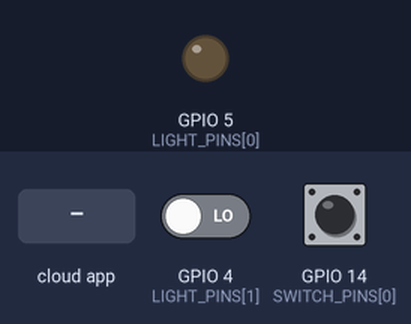
Bench run of a sketch on a simulated ESP8266 (NodeMCU). Shown: output pins drawn as LEDs (lit = HIGH). The inputs (shaded band) are chosen by the test bench; at power-on: GPIO 4 (LIGHT_PINS[1]) LOW, GPIO 14 (SWITCH_PINS[0]) HIGH. WiFi joins after 1.5 s; servers stay silent unless stated; random numbers use the default seed unless the sketch sets one; EEPROM starts erased; what the sketch prints to the serial monitor is not drawn.

Above: at 3.3 s.
3.4 s: GPIO 4 (LIGHT_PINS[1]) driven HIGH
At 3.7 s:
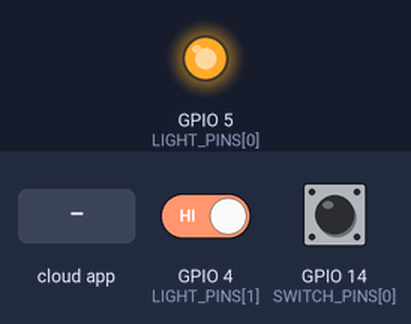
4.9 s: GPIO 14 (SWITCH_PINS[0]) pulled LOW for 1 s
7.4 s: the phone or cloud app sets Red.Light to 0
8.9 s: the phone or cloud app sets Red.Light to 1
Timing chart, 0 to 11.4 s (numbered marks = the images above; inputs shaded):
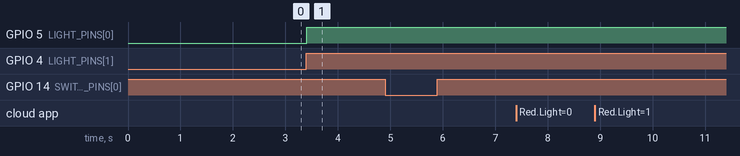

The sketch:

SmartHome.ino
```cpp
// (licence header left out)
#if !defined(ESP8266)
#error This code is designed to run on ESP8266 and ESP8266-based boards! Please check your Tools->Board setting.
#endif

#include <WiFiManager.h>  // https://github.com/tzapu/WiFiManager
#include <fauxmoESP.h>    // https://github.com/vintlabs/fauxmoESP
#include <ArduinoOTA.h>

/*************************************************************************************************************************************************
   Besides the libraries already included with the Arduino Core for ESP8266, these libraries are also required to use fauxmoESP:
    => ESPAsyncTCP: https://github.com/me-no-dev/ESPAsyncTCP

    IMPORTANT: For ESP8266, before upload sketch, set LwIP to "v1.4 Higher Bandwidth" in Tools > LwIP Variant > "v1.4 Higher Bandwidth".
**************************************************************************************************************************************************/

#include "NVMe.h"
#include "Dimmer.h"
#include "Settings.0.h"  // Choose Settings file

#define OTA_MD5_PASSWORD "8d2a859ad6c0f1027ec838626c71da70"  // Generate a new MD5 hash password on: http://www.md5.cz/

fauxmoESP fauxmo;
NVME nvme;
byte currentState, lastState;

void setup() {
  if (DEBUG_ENABLED) {
    Serial.begin(115200);
    delay(250);
  }

  SetPins();
  LoadCurrentState();
  SetupWiFi();
  SetupOTA();

  fauxmoSetup();
}

void loop() {
  // fauxmoESP uses an async TCP server but a sync UDP server
  // Therefore, we have to manually poll for UDP packets
  fauxmo.handle();
  ArduinoOTA.handle();

  // This is a sample code to output free heap every 5 seconds
  // This is a cheap way to detect memory leaks
  static unsigned long lastHeap = millis();
  if (millis() - lastHeap > 5000) {
    lastHeap = millis();
    ESP.getFreeHeap();
    if (!CheckWifiStatus()) {
      if (DEBUG_ENABLED) {
        Serial.println("[WiFi] Connection lost. Restarting...");
      }
      ESP.restart();
      delay(1000);
    }
  }

  // Read GPIO every 150ms but change lights every 2 reads (for debouncing)
  static unsigned long lastRead = millis();
  if (millis() - lastRead > 150) {
    lastRead = millis();
    ProcessChanges();
  }
}

/******************************************************/
/***************** Setup Functions ********************/
/******************************************************/

void LoadCurrentState() {
  lastState = currentState = nvme.GetState();
  for (int i = 0; i < NUM_DEVICES; i++) {
    bool currState = (currentState >> i) & 0x1;

    if (USE_DIMMER[i])
      Dimmer_SetState(i, currState);
    else
      digitalWrite(LIGHT_PINS[i], currState);
  }

  if (DEBUG_ENABLED) {
    Serial.println("\nCurrent lights state: ");
    for (int i = 0; i < NUM_DEVICES; i++)
      Serial.println((String)DEVICES[i] + ": " + ((currentState >> i) & 0x1));
  }
}

void SetPins() {
  bool setDimmer = false;

  for (int i = 0; i < NUM_DEVICES; i++) {
    pinMode(SWITCH_PINS[i], INPUT_PULLUP);

    if (!USE_DIMMER[i])
      pinMode(LIGHT_PINS[i], OUTPUT);
    else
      setDimmer = true;
  }

  if (setDimmer) {
    SetDimmer(NUM_DEVICES, USE_DIMMER, LIGHT_PINS, ZC_DIMMER_PIN);
    Dimmer_Initialize();
  }
}

void SetupWiFi() {
  WiFi.mode(WIFI_STA);  // explicitly set mode, esp defaults to STA+AP
  WiFiManager wifiManager;

  // Setting AP SSID and Password
  String AP_MAC = WiFi.macAddress();
  String AP_SSID = "LandoAP-" + AP_MAC.substring(9);
  char C_AP_SSID[20];
  AP_SSID.toCharArray(C_AP_SSID, sizeof(C_AP_SSID));
  char C_AP_PWD[] = "12345678";

  bool res;
  wifiManager.setConfigPortalTimeout(300);             // Set AP timeout to 300 seconds = 5 minutes
  res = wifiManager.autoConnect(C_AP_SSID, C_AP_PWD);  // password protected ap

  if (!res) {
    ESP.restart();
    delay(5000);
  }
}

void SetupOTA() {
  ArduinoOTA.setPasswordHash(OTA_MD5_PASSWORD);
  ArduinoOTA.begin();
}

void fauxmoSetup() {
  // By default, fauxmoESP creates it's own webserver on the defined port
  // The TCP port must be 80 for gen3 devices (default is 1901)
  // This has to be done before the call to enable()
  fauxmo.createServer(true);  // not needed, this is the default value
  fauxmo.setPort(80);         // This is required for gen3 devices

  // You have to call enable(true) once you have a WiFi connection
  // You can enable or disable the library at any moment
  // Disabling it will prevent the devices from being discovered and switched
  fauxmo.enable(true);

  // Add virtual devices
  for (int i = 0; i < NUM_DEVICES; i++)
    fauxmo.addDevice(DEVICES[i]);

  fauxmo.onSetState([](unsigned char device_id, const char* device_name, bool state, unsigned char value) {
    // Callback when a command from Alexa is received.
    // You can use device_id or device_name to choose the element to perform an action onto (relay, LED,...)
    // State is a boolean (ON/OFF) and value a number from 0 to 255 (if you say "set kitchen light to 50%" you will receive a 128 here).
    // Just remember not to delay too much here, this is a callback, exit as soon as possible.
    // If you have to do something more involved here set a flag and process it in your main loop.

    // Checking for device_id is simpler if you are certain about the order they are loaded and it does not change.
    // Otherwise comparing the device_name is safer.

    if (DEBUG_ENABLED)
      Serial.printf("[MAIN] Device #%d (%s) state: %s value: %d\n", device_id, device_name, state ? "ON" : "OFF", value);

    for (int i = 0; i < NUM_DEVICES; i++) {
      if (strcmp(device_name, DEVICES[i]) == 0) {
        if (state) {
          currentState |= 0x1 << i;
          if (USE_DIMMER[i])
            Dimmer_SetBrightness(i, value);
          else
            digitalWrite(LIGHT_PINS[i], HIGH);
        } else {
          currentState &= ~(0x1 << i);

          if (USE_DIMMER[i])
            Dimmer_TurnOff(i);
          else
            digitalWrite(LIGHT_PINS[i], LOW);
        }
      }
    }
  });

  // Update Alexa status to current status
  for (int i = 0; i < NUM_DEVICES; i++)
    fauxmo.setState(DEVICES[i], (currentState >> i) & 0x1, 254);
}

/******************************************************/
/***************** Loop Functions *********************/
/******************************************************/

bool CheckWifiStatus() {
  if (WiFi.isConnected()) {
    return true;
  }

  if (!WiFi.reconnect()) {
    return false;
  }

  auto res = WiFi.waitForConnectResult();

  // Return "true" in case the connection status is WL_CONNECTED
  return (res == WL_CONNECTED);
}

void ProcessChanges() {
  // Read GPIOs
  byte changes = ReadSwitchState();

  // Process changes
  if (changes != 0) {
    for (int i = 0; i < NUM_DEVICES; i++) {
      if ((changes >> i) & 0x1)
        currentState ^= 0x1 << i;
    }
  }

  // If there was any change, save it on EEPROM and update light status
  if (lastState != currentState) {
    nvme.SetState(currentState);

    if (changes != 0) {
      for (int i = 0; i < NUM_DEVICES; i++) {
        bool state = (currentState >> i) & 0x1;
        if (USE_DIMMER[i]) {
          Dimmer_SetState(i, state);
          fauxmo.setState(DEVICES[i], state, Dimmer_GetBrightness(i));
        } else {
          digitalWrite(LIGHT_PINS[i], state);
          fauxmo.setState(DEVICES[i], state, 254);
        }
      }
    }
    lastState = currentState;
  }
}

byte ReadSwitchState() {
  static byte lastRead = 0xFF;
  static byte beforeLast = lastRead;
  static byte lastChange = 0;

  // Read current switch positions
  byte currentRead = 0;
  for (int i = 0; i < NUM_DEVICES; i++) {
    if (digitalRead(SWITCH_PINS[i]))
      currentRead |= 0x1 << i;
    else
      currentRead &= ~(0x1 << i);
  }

  // Compare corrent read with last read to check if there is any change
  byte changes = 0;
  if (lastRead != 0xFF && lastRead != currentRead) {
    for (int i = 0; i < NUM_DEVICES; i++) {
      if (((currentRead >> i) & 0x1) != ((lastRead >> i) & 0x1))
        changes |= 0x1 << i;
    }
  }

  // Debouncing: Compare if current read is equal to last, but different to a previous one.
  // If different, it means that the switch remains on its position, so the switch changed
  // and the current position is the final position
  if (lastRead == currentRead && lastRead != beforeLast) {
    beforeLast = lastRead;
    changes = lastChange;
  } else {
    lastChange = changes;
    changes = 0;
  }

  lastRead = currentRead;
  return changes;
}
```

Dimmer.cpp
```cpp
#include "Dimmer.h"
#include <algorithm>

ESP8266Timer *ITimer;

volatile bool* zeroCross = nullptr;    // Passed on a Zero Cross
volatile int* tickCounter = nullptr;       // Count ticks on Timer

volatile int* currentDimmerValue = nullptr;
int* lastDimmerValue = nullptr;

int* currentBrightness = nullptr;
int* pinsDim = nullptr;
int pinZC = 0;

int qtyDevices = 0;
bool* useDimmer = nullptr;

void ICACHE_RAM_ATTR HandleZeroCross();
void ICACHE_RAM_ATTR OnTimerISR();

void SetDimmer(int qty, const bool* _useDimmer, const int* _pinsDim, const int _pinZC) {
    qtyDevices = qty;
    pinZC = _pinZC;

    useDimmer = (bool*)malloc(qty * sizeof(bool));
    pinsDim = (int*)malloc(qty * sizeof(int));

    std::copy(_useDimmer, _useDimmer + qty, useDimmer);
    std::copy(_pinsDim, _pinsDim + qty, pinsDim);

    currentBrightness = (int*)malloc(qty * sizeof(int));
    currentDimmerValue = (int*)malloc(qty * sizeof(int));
    lastDimmerValue = (int*)malloc(qty * sizeof(int));

    zeroCross = (bool*)malloc(qty * sizeof(bool));
    tickCounter = (int*)malloc(qty * sizeof(int));
}

void Dimmer_Initialize() {
    bool setISRs = false;

    for (int i = 0; i < qtyDevices; i++) {
        if (!useDimmer[i])
            continue;

        setISRs = true;

        currentBrightness[i] = MIN_BRIGHTNESS;
        currentDimmerValue[i] = MAX_DIMMER;
        lastDimmerValue[i] = MAX_DIMMER;

        zeroCross[i] = false;
        tickCounter[i] = 0;

        pinMode(pinsDim[i], OUTPUT);
    }

    if (setISRs) {
        ITimer = new ESP8266Timer();
        ITimer->attachInterruptInterval(FREQ_STEP_MS, OnTimerISR);
        attachInterrupt(digitalPinToInterrupt(pinZC), HandleZeroCross, RISING);
    }
}

void Dimmer_SetBrightness(int id, int value) {
    if (value > MAX_BRIGHTNESS)
        value = MAX_BRIGHTNESS;
    else if (value < MIN_BRIGHTNESS)
        value = MIN_BRIGHTNESS;

    int new_value = map(value, MIN_BRIGHTNESS, MAX_BRIGHTNESS, MIN_DIMMER, MAX_DIMMER);

    currentBrightness[id] = value;
    currentDimmerValue[id] = new_value;
}

int Dimmer_GetBrightness(int id) {
    return currentBrightness[id];
}

void Dimmer_TurnOn(int id) {
    currentDimmerValue[id] = lastDimmerValue[id];
}

void Dimmer_TurnOff(int id) {
    lastDimmerValue[id] = currentDimmerValue[id];
    currentDimmerValue[id] = MIN_DIMMER;
}

void Dimmer_SetState(int id, bool state) {
    if (state)
        Dimmer_TurnOn(id);
    else
        Dimmer_TurnOff(id);
}

void HandleZeroCross() {
    // set the boolean to true to tell our dimming function that a zero cross has occured

    for (int i = 0; i < qtyDevices; i++) {
        if (!useDimmer[i])
            continue;

        zeroCross[i] = true;
        tickCounter[i] = 0;
        digitalWrite(pinsDim[i], LOW);
    }
}

void OnTimerISR() {
    for (int i = 0; i < qtyDevices; i++) {
        if (!useDimmer[i])
            continue;

        if (zeroCross[i] == true) {
            if (tickCounter[i] >= currentDimmerValue[i]) {
                digitalWrite(pinsDim[i], HIGH); // turn on light
                tickCounter[i] = 0;             // reset time step counter
                zeroCross[i] = false;           //reset zero cross detection
            }
            else {
                tickCounter[i]++; // increment time step counter
            }
        }
    }
}
```

Dimmer.h
```cpp
#pragma once

#include <Arduino.h>
#include <ESP8266TimerInterrupt.h>

#define FREQ_STEP_MS 16        // 16 us for each tick on timer
#define MIN_BRIGHTNESS 0       // Min value for brigtness (received from FauxmoESP)
#define MAX_BRIGHTNESS 254     // Max value for brigtness (received from FauxmoESP)

#define MIN_DIMMER 448         // Dimmer value tr Turn Off the Light
#define MAX_DIMMER 0           // Dimmer value tr Turn On the Light

void SetDimmer(int qty, const bool* _useDimmer, const int* _pinsDim, const int _pinZC);
void Dimmer_Initialize();
void Dimmer_SetBrightness(int id, int value);
int Dimmer_GetBrightness(int id);
void Dimmer_TurnOn(int id);
void Dimmer_TurnOff(int id);
void Dimmer_SetState(int id, bool state);
```

NVMe.cpp
```cpp
#include "NVMe.h"

NVME::NVME() {
    this->current_state = 0;
    this->addr_curr = -1;

    if (!wasInitialized) {
        EEPROM.begin(EEPROM_SIZE);
        wasInitialized = true;
    }
}

byte NVME::GetState() {
    if (this->addr_curr != -1)
        return this->current_state;

    int count = 0;
    this->current_state = 0;

    for (int i = CURR_STATE_INIT; i <= CURR_STATE_END; i++) {
        byte state = EEPROM.read(i);
        if (state) {
            this->current_state = state;
            this->addr_curr = i;
            if (count++ > 1) break;
        }
    }

    if (count > 1) {
        ClearEEPROM();
        this->current_state = 0;
        this->addr_curr = -1;
    }

    return this->current_state;
}

void NVME::SetState(byte state) {
    Serial.println((String)"[NVMe] Current state: " + this->current_state + ". Addr: " + this->addr_curr);

    if (state == this->current_state)
        return;

    if (this->addr_curr != -1) {
        UpdateEEPROM(this->addr_curr, 0);
        EEPROM.commit();
    }

    randomSeed(millis());
    this->addr_curr = random(CURR_STATE_INIT, CURR_STATE_END);
    UpdateEEPROM(this->addr_curr, state);
    EEPROM.commit();

    this->current_state = state;

    Serial.println((String)"[NVMe] Updated state to: " + state + ". Addr: " + this->addr_curr);

    return;
}

void NVME::UpdateEEPROM(unsigned int addr, byte value) {
    if (EEPROM.read(addr) != value) {
        EEPROM.write(addr, value);
    }
}

void NVME::ClearEEPROM() {
    Serial.println("[NVMe] Cleaning EEPROM.");
    for (int i = CURR_STATE_INIT; i <= CURR_STATE_END; i++)
        UpdateEEPROM(i, 0);
    EEPROM.commit();
}
```

NVMe.h
```cpp
#pragma once

#include <EEPROM.h>
#include <Arduino.h>

class NVME {
    private:
        const unsigned int EEPROM_SIZE = 4096;
        const unsigned int CURR_STATE_INIT = 0;
        const unsigned int CURR_STATE_END = (EEPROM_SIZE - 1);

        byte current_state;
        int addr_curr;
        bool wasInitialized = false;

    protected:
        void UpdateEEPROM(unsigned int addr, byte value);
        void ClearEEPROM();

    public:
        NVME();
        byte GetState();
        void SetState(byte state);
};
```

Settings.0.h
```cpp
// Test Settings

#pragma once
#define DEBUG_ENABLED true
#define NUM_DEVICES 1

const char DEVICES[][25] = { "Red Light", "Yellow Light", "Blue Light" };
const int LIGHT_PINS[] = { 5, 4, 0 };
const int SWITCH_PINS[] = { 14, 12, 13 };

const bool USE_DIMMER[] = { true, false, false };
const int ZC_DIMMER_PIN = 4;

/*
 * ESP8366 pinout: https://randomnerdtutorials.com/esp8266-pinout-reference-gpios/
 *
 *
 * Label  GPIO      Input           Output                  Notes
 * --------------------------------------------------------------------------------
 * D0     GPIO16    no interrupt    no PWM or I2C support   HIGH at boot - used to wake up from deep sleep
 * D1     GPIO5     OK              OK                      often used as SCL (I2C)
 * D2     GPIO4     OK              OK                      often used as SDA (I2C)
 * D3     GPIO0     pulled up       OK                      connected to FLASH button, boot fails if pulled LOW
 * D4     GPIO2     pulled up       OK                      HIGH at boot - connected to on-board LED, boot fails if pulled LOW
 * D5     GPIO14    OK              OK                      SPI (SCLK)
 * D6     GPIO12    OK              OK                      SPI (MISO)
 * D7     GPIO13    OK              OK                      SPI (MOSI)
 * D8     GPIO15    pulled to GND   *OK*                    SPI (CS) Boot fails if pulled HIGH
 * RX     GPIO3     *OK*            RX pin (X)              HIGH at boot
 * TX     GPIO1     TX pin (X)      *OK*                    HIGH at boot - debug output at boot, boot fails if pulled LOW
 * A0     ADC0      Analog Input    (X)
 *
 */
```

Measured:
- after the input at 3.4 s, GPIO 5 (LIGHT_PINS[0]): LOW → HIGH at once
- after the input at 4.9 s, every drawn part: stays the same
- after the input at 7.4 s, every drawn part: stays the same
- after the input at 8.9 s, every drawn part: stays the same
